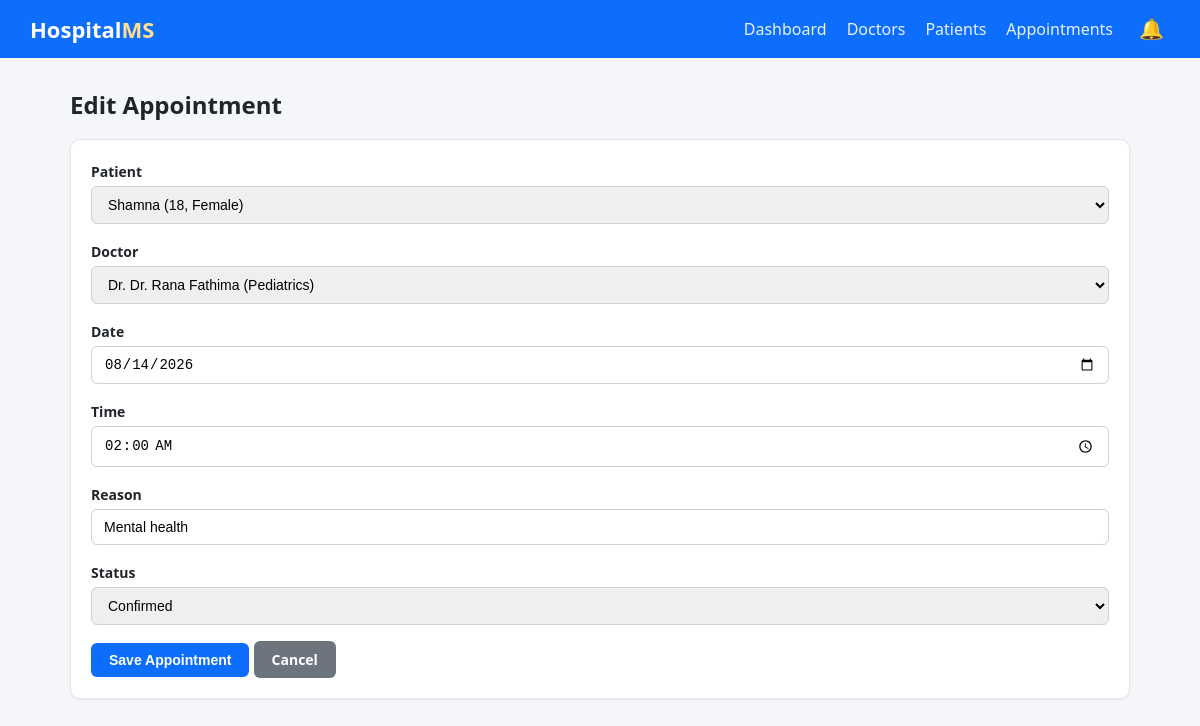
Page /appointments/1/edit/ on the committed database.
### hospital/models.py (models this page shows, shortened)
class Appointment(models.Model):
    STATUS_CHOICES = [
        ('PEND', 'Pending'),
        ('CONF', 'Confirmed'),
        ('DONE', 'Completed'),
        ('CANC', 'Cancelled'),
    ]
    patient = models.ForeignKey(Patient, on_delete=models.CASCADE, related_name='appointments')
    doctor = models.ForeignKey(Doctor, on_delete=models.CASCADE, related_name='appointments')
    date = models.DateField()
    time = models.TimeField()
    reason = models.CharField(max_length=200, blank=True)
    status = models.CharField(max_length=4, choices=STATUS_CHOICES, default='PEND')
    created_at = models.DateTimeField(auto_now_add=True)
    class Meta:
        ordering = ['-date', '-time']

### hospital/views.py (the view, shortened to what this page needs)
# urls.py: path('appointments/<int:pk>/edit/', views.AppointmentUpdateView.as_view(), name='appointment-edit'),
class AppointmentUpdateView(UpdateView):
    model = Appointment
    form_class = AppointmentForm
    template_name = 'hospital/appointment_form.html'
    success_url = reverse_lazy('appointment-list')

### hospital/forms.py
class AppointmentForm(forms.ModelForm):
    class Meta:
        model = Appointment
        fields = ['patient', 'doctor', 'date', 'time', 'reason', 'status']
        widgets = {
            'patient': forms.Select(attrs={'class': 'form-control'}),
            'doctor': forms.Select(attrs={'class': 'form-control'}),
            'date': forms.DateInput(attrs={'class': 'form-control', 'type': 'date'}),
            'time': forms.TimeInput(attrs={'class': 'form-control', 'type': 'time'}),
            'reason': forms.TextInput(attrs={'class': 'form-control', 'placeholder': 'Reason for visit'}),
            'status': forms.Select(attrs={'class': 'form-control'}),
        }

### hospital/context_processors.py (called while the page is built)
def notifications(request):
    latest = Notification.objects.all()[:8]
    unread_count = Notification.objects.filter(is_read=False).count()
    return {
        'nav_notifications': latest,
        'nav_unread_count': unread_count,
    }

### hospital/models.py (called while the page is built)
    def __str__(self):
        return f"Dr. {self.name} ({self.get_department_display()})"

    def __str__(self):
        return f"{self.name} ({self.age}, {self.get_gender_display()})"

### hospital/templates/hospital/appointment_form.html (shortened to what this page needs)
{% extends 'hospital/base.html' %}
{% block content %}
    <div class="page-header">
        <h1>{% if object %}Edit Appointment{% else %}New Appointment{% endif %}</h1>
    </div>
    <div class="card">
        <form method="post">
            {% for field in form %}
                <div class="form-group">
                    <label for="{{ field.id_for_label }}">{{ field.label }}</label>
                    {{ field }}
                </div>
            {% endfor %}
            <button type="submit" class="btn">Save Appointment</button>
            <a href="{% url 'appointment-list' %}" class="btn btn-secondary">Cancel</a>
        </form>
    </div>
{% endblock %}

### hospital/static/hospital/css/style.css (style rules this page uses)
:root { --primary: #0d6efd; --primary-dark: #0b5ed7; --success: #198754; --danger: #dc3545; --warning: #ffc107; --bg: #f4f6f9; --card-bg: #ffffff; --text: #212529; --muted: #6c757d; --border: #e2e6ea; }
* { box-sizing: border-box; }
body { margin: 0; font-family: 'Segoe UI', Arial, sans-serif; background: var(--bg); color: var(--text); }
.card { background: var(--card-bg); border: 1px solid var(--border); border-radius: 10px; padding: 20px; margin-bottom: 20px; box-shadow: 0 1px 3px rgba(0,0,0,0.05); }
.page-header { display: flex; justify-content: space-between; align-items: center; flex-wrap: wrap; gap: 10px; margin-bottom: 18px; }
.page-header h1 { margin: 0; font-size: 24px; }
.btn { display: inline-block; padding: 9px 18px; border-radius: 6px; border: none; background: var(--primary); color: #fff; text-decoration: none; font-weight: 600; cursor: pointer; font-size: 14px; }
.btn-secondary { background: var(--muted); }
.form-control { width: 100%; padding: 9px 12px; border: 1px solid #ccd2d8; border-radius: 6px; font-size: 14px; margin-top: 4px; }
.form-group { margin-bottom: 16px; }
.form-group label { font-weight: 600; font-size: 14px; }

### rows in the picture
Appointment: form "Shamna (18, Female)" "Dr. Dr. Rana Fathima (Pediatrics)" "08/14/2026" "02:00:00" "Mental health" "Confirmed"

### other values in the picture
{{ field.label }} "Patient" "Doctor" "Date" "Time" "Reason" "Status"
